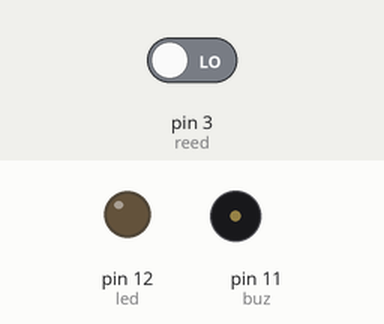
Bench run of a sketch on a simulated Arduino Uno, built with avr-gcc and run on an emulated ATmega328P. On the bench: output pins drawn as LEDs (lit = HIGH), buzzer (waves = sounding, pin HIGH). Inputs (shaded band) come from the test bench; at power-on: pin 3 (reed) LOW. Sleep ends after the set time or at an interrupt.

Above: at 1.2 s.
1.3 s: pin 3 (reed) driven HIGH
At 2.2 s:
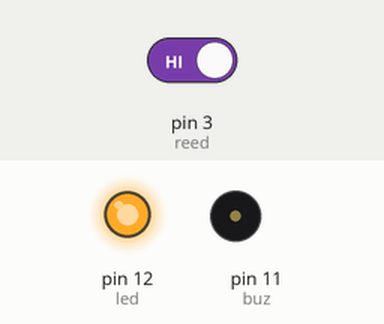
Timing chart, 0 to 4.3 s (numbered marks = the images above; inputs shaded):
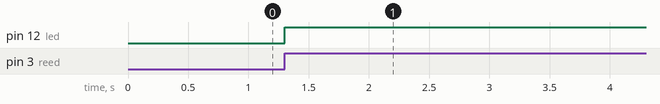

The sketch:

PruebaP.ino
```cpp
#include <avr/sleep.h>
int buz=11;
int reed=3;
int led=12;
volatile int estado1= LOW;

void setup(){
  pinMode(buz, OUTPUT);
  pinMode(led,OUTPUT);
  pinMode(reed, INPUT);
  set_sleep_mode(SLEEP_MODE_PWR_DOWN);
  attachInterrupt(digitalPinToInterrupt(reed), interrupcion, RISING);
  Serial.begin(9600);
}

void loop(){
  if(estado1==LOW){
     digitalWrite(led,LOW);
     sleep_enable();
     sleep_mode();
     digitalWrite(led,LOW);
  }else{
     sleep_disable();
     digitalWrite(led,HIGH);
     alarma(estado1);
  }

}

void interrupcion() {
  estado1 = !estado1;
}


void alarma(int estado){
  if (estado1 == LOW) {
  } else {
    int volumen=0;
    analogWrite(buz, volumen);
    digitalWrite(buz, LOW);
  }
}
```

Measured:
- after the input at 1.3 s, pin 12 (led): LOW → HIGH at once
